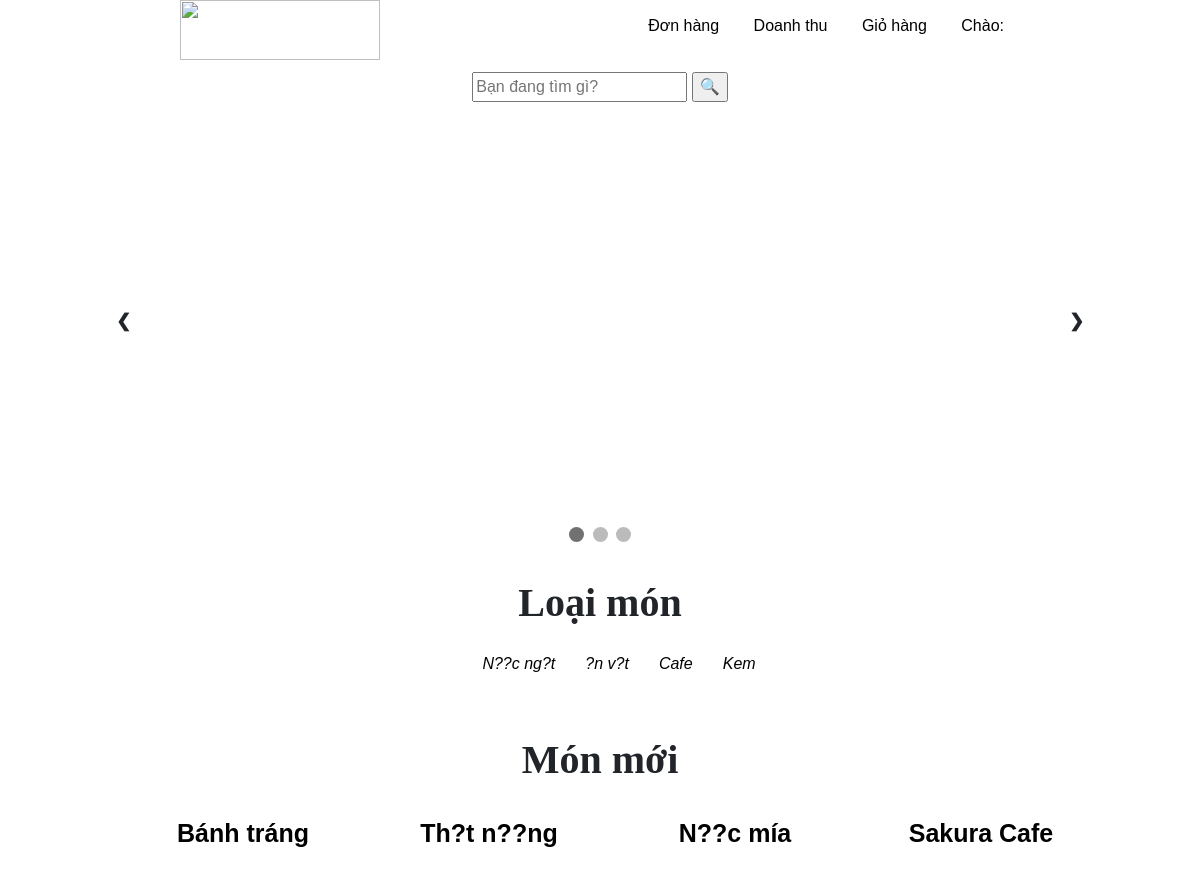
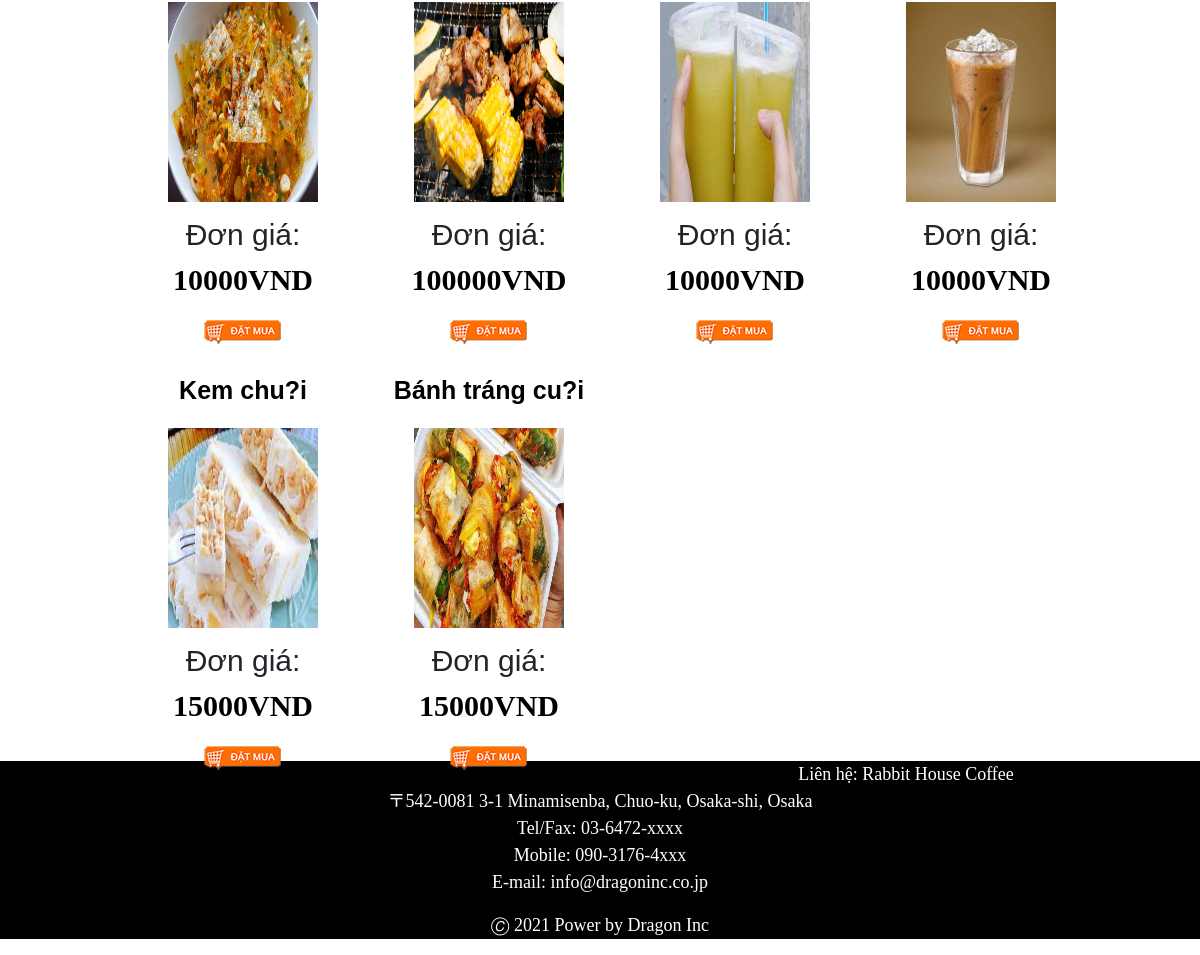
Screenshot of /NhanVien/index.php (signed in) with the database file from the repository (2 pictures, top to bottom).
### tables this page shows
CREATE TABLE `tblloai` (
  `idLoai` int(11) NOT NULL,
  `tenLoai` text NOT NULL
);

CREATE TABLE `tblmon` (
  `idMon` int(11) NOT NULL,
  `tenMon` text NOT NULL,
  `gia` double NOT NULL,
  `idLoai` int(11) NOT NULL,
  `hinhAnh` text DEFAULT NULL,
  `moTa` text DEFAULT NULL,
  `goiY` float DEFAULT NULL,
  `conHang` text NOT NULL
);

### NhanVien/index.php (the view, shortened to what this page needs)
<!DOCTYPE html>
<html lang="en">
<head>
    <link rel="stylesheet" type="text/css" href="../css/style2.css?" />
    <link rel="stylesheet" href="https://cdnjs.cloudflare.com/ajax/libs/jqueryui/1.12.1/jquery-ui.css" />
    <link href="https://stackpath.bootstrapcdn.com/bootstrap/4.3.1/css/bootstrap.min.css" rel="stylesheet">
</head>
<body>
    <header>
        <?php include "./header.php"; ?>
        <div> <br /><br /><br />
            <div align="center">
                <form action="index.php" method="GET">
                    <input id="searchbar" name="txtsearchMon" type="text" placeholder="Bạn đang tìm gì?">
                    <input type="submit" name="timKiem" value="🔍" title="Tìm kiếm">
                </form>
            </div>
            <br />
            <?php
            include "../include/connect.inc";
            ?>
        </div>
    </header>
    <div id="body">
        <div id="photo">
            <div class="slideshow-container">
                <a class="prev" onclick="plusSlides(-1)">&#10094;</a>
                <a class="next" onclick="plusSlides(1)">&#10095;</a>
            </div>
            <br>
            <div style="text-align:center">
                <span class="dot" onclick="currentSlide(1)"></span>
                <span class="dot" onclick="currentSlide(2)"></span>
                <span class="dot" onclick="currentSlide(3)"></span>
            </div>
        </div>
        <article>
            <aside>
                <div id="menu2" align="center">
                    <span id="ttLoai">Loại món </span>
                    <ul style="padding-top: 5px">
                        <?php
                        include "../include/left.php";
                        ?>
                    </ul>
                </div>
            </aside>
            <br/>
            <section id="info" align="center">
                <span>Món mới</span>
                <div style="margin-left: 10%;">
                    <?php
                    include "../include/connect.inc";
                    $sql        =    "select * from tblmon where conHang = 'O' limit 0, 12";
                    $rs         =    mysqli_query($conn, $sql);
                    while ($row = mysqli_fetch_array($rs)) {
                    ?>
                        <div id="mon">
                            <p id="tenMon"><a href="#" values="<?= $row["tenMon"] ?>"><?= $row["tenMon"] ?></a></p>
                            <img id="hinhAnh" src="../uploads/<?= $row["hinhAnh"] ?>">
                            <p id="donGia">Đơn giá: <span><?= $row["gia"] ?>VND</span></p>
                            <a href='hauGioHang.php?id=<?= $row["idMon"] ?>' title="Thêm vào giỏ hàng"><img id="nutmuahang" src="../img/Chonmua.png"></a>
                        </div>
                    <?php } ?>
            </section>
            <div style="padding-top: 70%;">
                <footer>
                    <div style="text-align: center;">
                        <p>Liên hệ: Rabbit House Coffee<br />
                            〒542-0081 3-1 Minamisenba, Chuo-ku, Osaka-shi, Osaka<br />
                            Tel/Fax: 03-6472-xxxx<br />
                            Mobile: 090-3176-4xxx<br />
                            E-mail: info@dragoninc.co.jp</p>
                        <p>🄫 2021 Power by Dragon Inc</p>
                    </div>
                </footer>
            </div>
</body>
</html>

### include/left.php
<?php
	include "connect.inc";
	$sql	=	"select * from tblloai ";
	$rs 	=	mysqli_query($conn,$sql);
	while($row=mysqli_fetch_array($rs)){
		echo "<li><i><a href=\"show_loai.php?idLoai=".$row['idLoai']."\">".$row["tenLoai"]."</a></i>";
	}
?>

### css/style2.css (style rules this page uses)
#info span { text-align: center; display: block; margin-left: auto; margin-right: auto; font-family: 'Times New Roman', Times, serif; font-size: 40px; font-weight: bold; }
#tenMon { margin-top:5px; vertical-align:top; height: 40px; }
#tenMon a { font-weight:bold; text-decoration: none; color:#000; font-size:14px; }
#hinhAnh { width: 150px; height: 200px; }
#donGia { margin-top:10px; font-size:30px; }
#donGia span { color:red; font-size: 30px; font-weight:bold; }
footer { background-color: #000; }
footer p { color: #fff; font-family: 'Times New Roman', Times, serif; font-size: 18px; }

### NhanVien/index.php (style rules this page uses)
#mon { width: 240px; margin: 3px; margin-top: 20px; text-align: center; float: left; }
#tenMon { margin-top: 5px; vertical-align: top; height: 40px; font-size: 25px; }
#tenMon a { text-decoration: none; color: #000; font-size: 25px; }
#hinhAnh { width: 150px; height: 200px; }
#donGia span { color: #000; font-size: 30px; font-weight: bold; }
* { box-sizing: border-box }
body { font-family: Verdana, sans-serif; margin: 0 }
img { vertical-align: middle; }
.slideshow-container { max-width: 1000px; position: relative; margin: auto; }
.prev, .next { cursor: pointer; position: absolute; top: 50%; width: auto; padding: 16px; margin-top: -22px; color: white; font-weight: bold; font-size: 18px; transition: 0.6s ease; border-radius: 0 3px 3px 0; user-select: none; }
.next { right: 0; border-radius: 3px 0 0 3px; }
.dot { cursor: pointer; height: 15px; width: 15px; margin: 0 2px; background-color: #bbb; border-radius: 50%; display: inline-block; transition: background-color 0.6s ease; }
.active, .dot:hover { background-color: #717171; }
#ttLoai { display: block; text-align: center; font-family: 'Times New Roman', Times, serif; font-size: 40px; font-weight: bold; }
#menu2 a { text-decoration: none; color: #000; display: block; }
#menu2 ul { list-style-type: none; text-align: center; }
#menu2 li { display: list-item; text-rendering: optimizeLegibility; -webkit-font-smoothing: antialiased; list-style-position: unset; display: inline-block; list-style-type: none; margin-left: -2px; }

### NhanVien/header.php (style rules this page uses)
li a, .dropbtn { display: inline-block; color: white; text-align: center; padding: 14px 16px; text-decoration: none; }

### rows the page displays
tblloai: tenLoai "N??c ng?t"
tblloai: tenLoai "?n v?t"
tblloai: tenLoai "Cafe"
tblloai: tenLoai "Kem"
tblmon: tenMon "Bánh tráng", hinhAnh (picture), gia "10000"
tblmon: tenMon "Th?t n??ng", hinhAnh (picture), gia "100000"
tblmon: tenMon "N??c mía", hinhAnh (picture), gia "10000"
tblmon: tenMon "Sakura Cafe", hinhAnh (picture), gia "10000"
tblmon: tenMon "Kem chu?i", hinhAnh (picture), gia "15000"
tblmon: tenMon "Bánh tráng cu?i", hinhAnh (picture), gia "15000"
